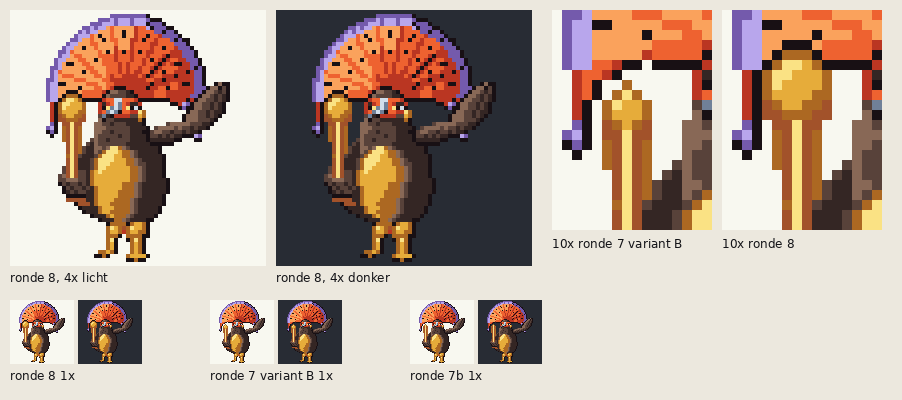

Write the Python code that produced this figure.
"""vel.png ronde 8: stafkop 10x naast variant B van ronde 7, sprite 4x licht/donker, 1x naast ronde 7b en variant B. Draaien vanuit de repo-root."""
import os
from PIL import Image, ImageDraw, ImageFont
HERE = os.path.dirname(os.path.abspath(__file__)); D = os.path.dirname(HERE)
F = ImageFont.truetype('/usr/share/fonts/truetype/dejavu/DejaVuSans.ttf', 12); INK = (20, 20, 24)
sp = Image.open(os.path.join(HERE, 'sapa_inca.png')).convert('RGBA')
vb = Image.open(os.path.join(D, 'ronde7/variant_top_zon.png')).convert('RGBA')
r7 = Image.open(os.path.join(D, 'ronde7b/sapa_inca.png')).convert('RGBA')
def on(im, c, size):
    b = Image.new('RGBA', size, c + (255,)); b.alpha_composite(im.resize(size, Image.NEAREST)); return b.convert('RGB')
W = Image.new('RGB', (10 + 2 * 266 + 2 * 170 + 20, 400), (236, 232, 222)); d = ImageDraw.Draw(W)
for i, c in enumerate(((248, 248, 240), (40, 44, 52))):
    W.paste(on(sp, c, (256, 256)), (10 + i * 266, 10)); d.text((10 + i * 266, 270), 'ronde 8, 4x ' + ('licht' if i == 0 else 'donker'), font=F, fill=INK)
tc = (8, 17, 24, 39)
for i, (im, lab) in enumerate(((vb, 'ronde 7 variant B'), (sp, 'ronde 8'))):
    W.paste(on(im.crop(tc), (248, 248, 240), (160, 220)), (552 + i * 170, 10)); d.text((552 + i * 170, 236), '10x ' + lab, font=F, fill=INK)
x = 10
for im, lab in ((sp, 'ronde 8'), (vb, 'ronde 7 variant B'), (r7, 'ronde 7b')):
    for j, c in enumerate(((248, 248, 240), (40, 44, 52))):
        W.paste(on(im, c, (64, 64)), (x + j * 68, 300))
    d.text((x, 368), lab + ' 1x', font=F, fill=INK); x += 200
W.save(os.path.join(HERE, 'vel.png'))
